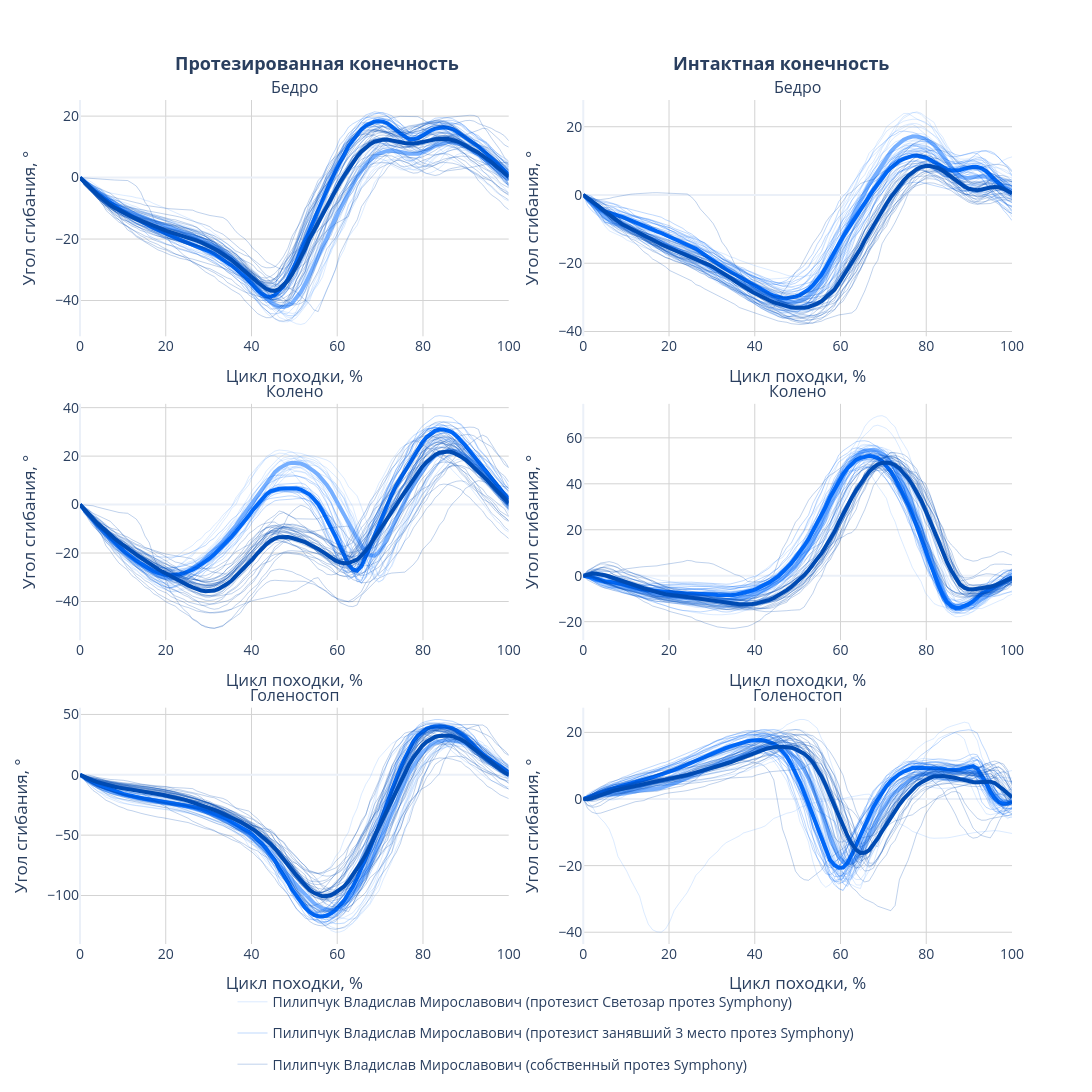

The notebook cell saved with this chart:
### Code cell
fig_pilypchuk = plot_cycles_report(
    all_patients_cycles,
    patient_filter="Пилипчук"
)

fig_pilypchuk.show()
